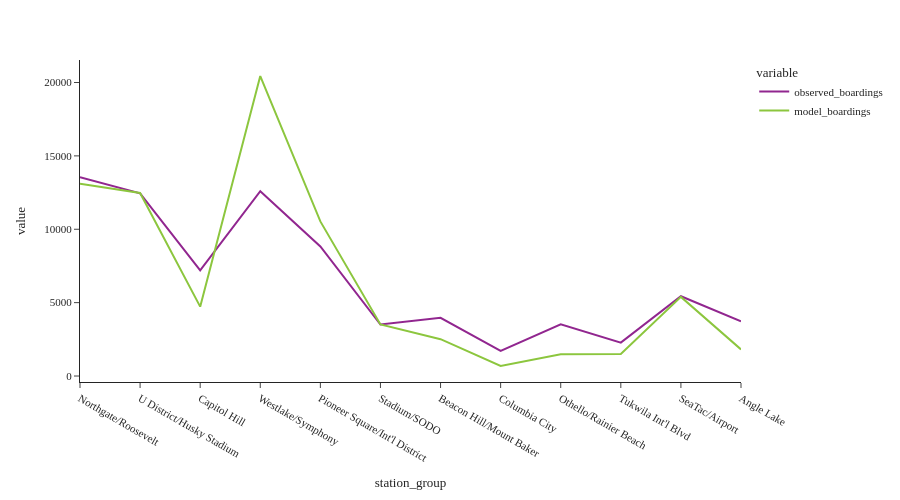

The notebook cell saved with this chart:
### Code cell
fig = px.line(df_combined[['observed_boardings','model_boardings']])
fig.update_layout(height=500, width=900, font=dict(size=11),
                  yaxis_tickformat = '.00f')
fig.show()

### Figure 1 — Plotly figure (JSON) as saved in the notebook; plotly's stock layout.template omitted (floating-point values rounded to 4 significant figures)
{"data": [{"hovertemplate": "variable=observed_boardings<br>station_group=%{x}<br>value=%{y}<extra></extra>", "legendgroup": "observed_boardings", "line": {"color": "#91268F", "dash": "solid"}, "marker": {"symbol": "circle"}, "mode": "lines", "name": "observed_boardings", "orientation": "v", "showlegend": true, "type": "scatter", "x": ["Northgate/Roosevelt", "U District/Husky Stadium", "Capitol Hill", "Westlake/Symphony", "Pioneer Square/Int'l District", "Stadium/SODO", "Beacon Hill/Mount Baker", "Columbia City", "Othello/Rainier Beach", "Tukwila Int'l Blvd", "SeaTac/Airport", "Angle Lake"], "xaxis": "x", "y": [13550.0, 12450.0, 7196.0, 12590.0, 8830.0, 3507.0, 3968.0, 1713.0, 3524.0, 2278.0, 5435.0, 3725.0], "yaxis": "y"}, {"hovertemplate": "variable=model_boardings<br>station_group=%{x}<br>value=%{y}<extra></extra>", "legendgroup": "model_boardings", "line": {"color": "#8CC63E", "dash": "solid"}, "marker": {"symbol": "circle"}, "mode": "lines", "name": "model_boardings", "orientation": "v", "showlegend": true, "type": "scatter", "x": ["Northgate/Roosevelt", "U District/Husky Stadium", "Capitol Hill", "Westlake/Symphony", "Pioneer Square/Int'l District", "Stadium/SODO", "Beacon Hill/Mount Baker", "Columbia City", "Othello/Rainier Beach", "Tukwila Int'l Blvd", "SeaTac/Airport", "Angle Lake"], "xaxis": "x", "y": [13110.0, 12470.0, 4729.0, 20440.0, 10540.0, 3513.0, 2510.0, 689.8, 1486.0, 1497.0, 5393.0, 1812.0], "yaxis": "y"}], "layout": {"font": {"size": 11}, "height": 500, "legend": {"title": {"text": "variable"}, "tracegroupgap": 0}, "margin": {"t": 60}, "width": 900, "xaxis": {"anchor": "y", "domain": [0.0, 1.0], "title": {"text": "station_group"}}, "yaxis": {"anchor": "x", "domain": [0.0, 1.0], "tickformat": ".00f", "title": {"text": "value"}}}}
